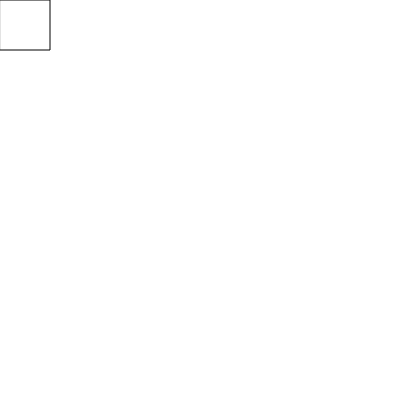
Frame 1 (no input)
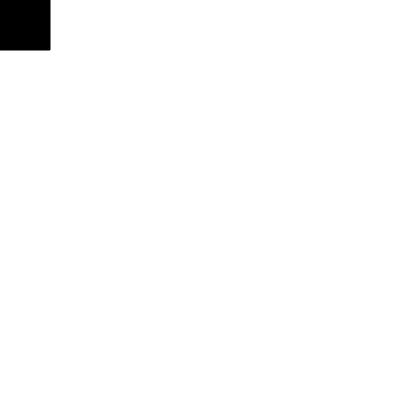
Frame 60 (no input)
Frame 120 (the mouse pressed at the canvas centre since frame 60): identical to frame 60, image omitted

The p5.js sketch that drew these frames (run headless with seeded random() and noise() and a simulated clock; from frame 60 on, the mouse is pressed at the canvas centre):

// p5.js sketch
// ── sketch.js
function setup(){
    createCanvas(400,400);
}

function draw(){
    background(255);
    square(0, 0, 50);
    fill(0, 0, 0);

}
